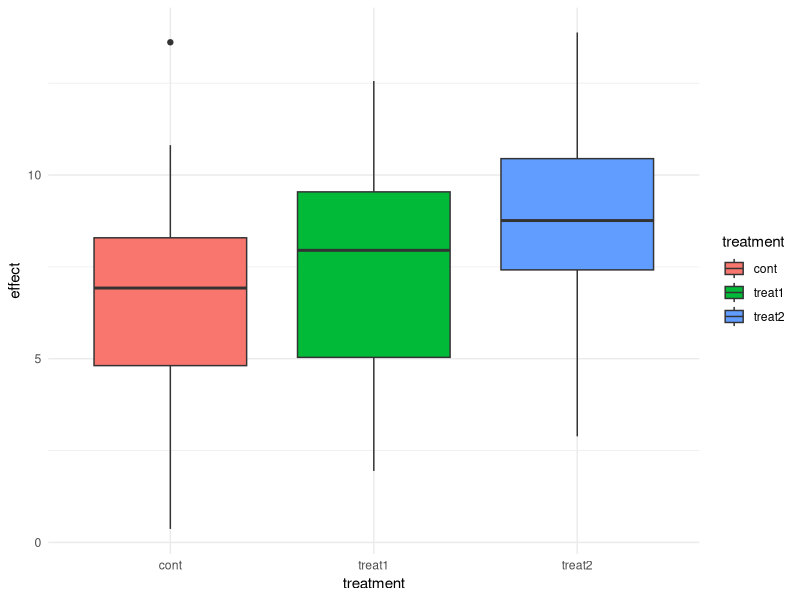
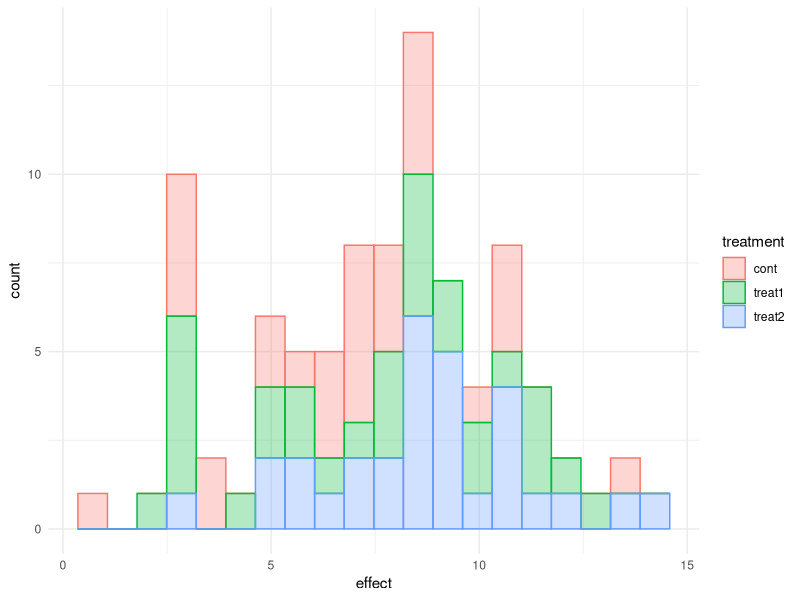
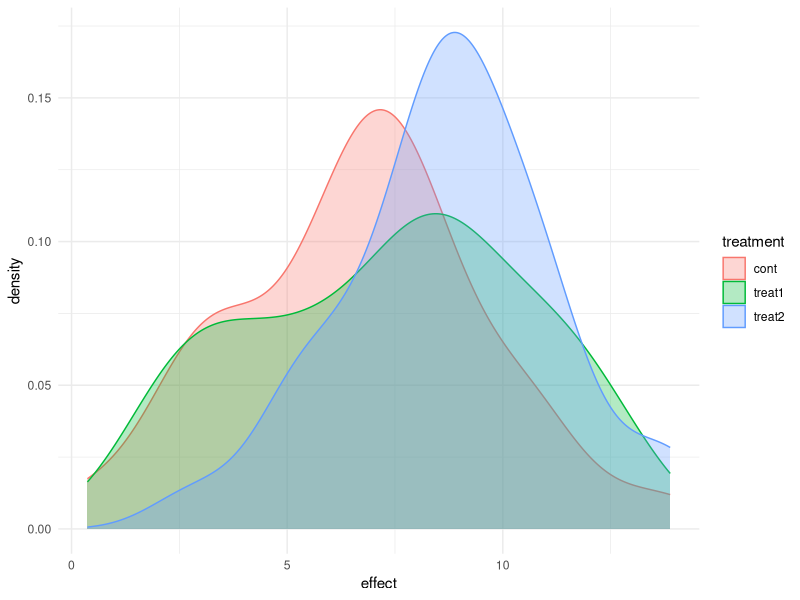
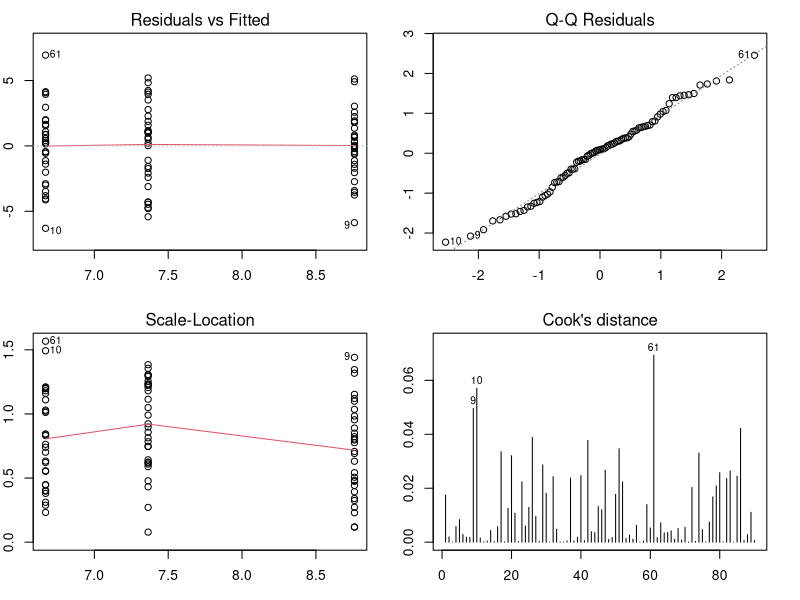
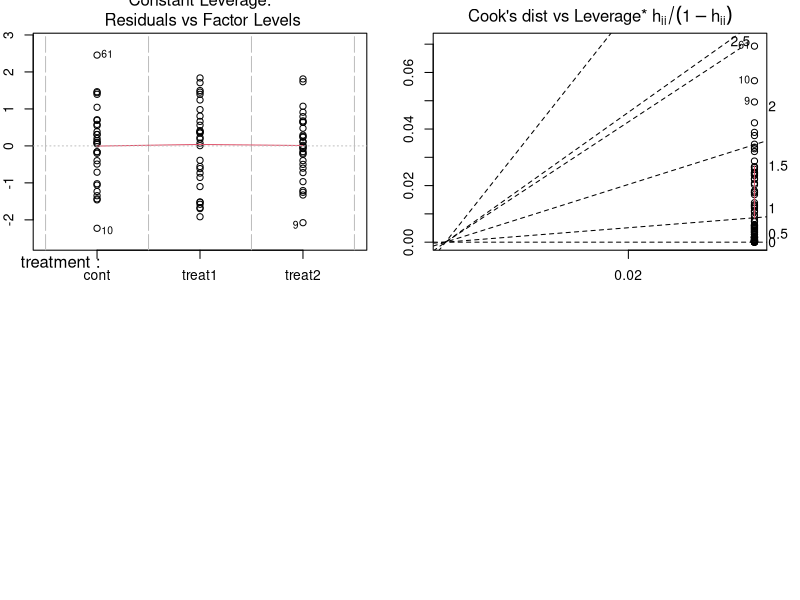
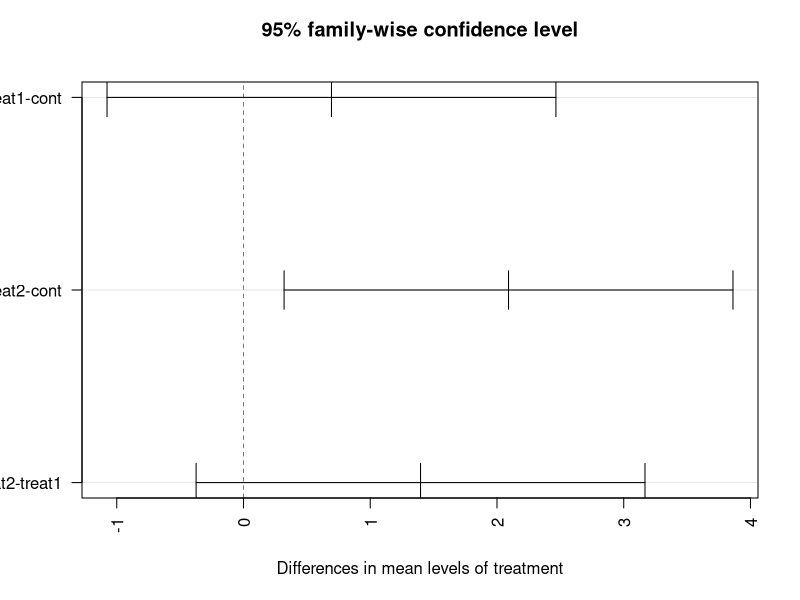
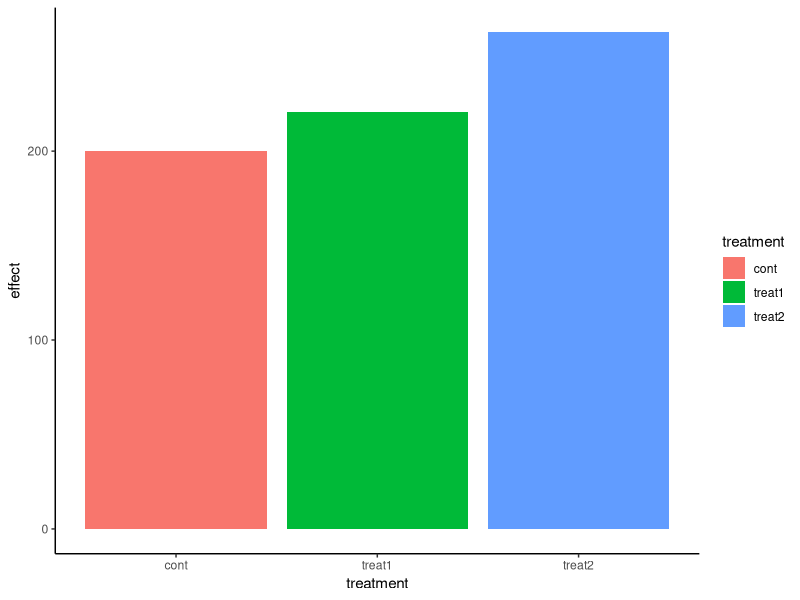
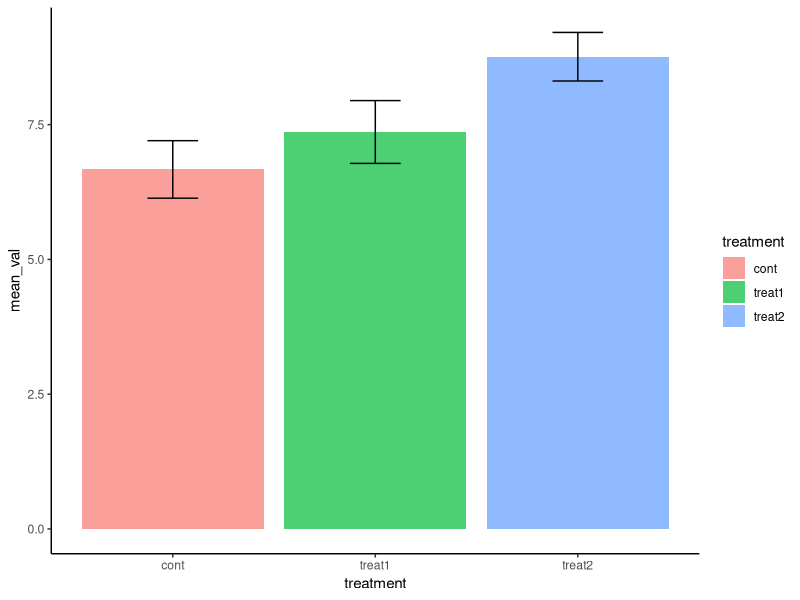

R code for these plots, in order: (Note: this script raises an error after producing the figures.)
################################################################
#####           Run Through of Basic statistics            #####
###

#   Clear memory and environment
rm(list = ls(all.names = TRUE))
gc()

#   Libraries needed
library(tidyverse)
library(multcomp)
library(car) 
library(rstatix)

#   Set the random number generator
set.seed(318)

#   Create a data set (data frame) for analysis
df <- data.frame(subj = paste("subject", 1:30, sep = "_"),
                 cont = rnorm(30, 7, 3),
                 treat1 = rnorm(30, 8.5, 3),
                 treat2 = rnorm(30, 9.25, 3))
df
str(df)

##  R base - Descriptive statistic method      
df_n <- apply(df[ , 2:4], 2, length)
df_mean <- apply(df[ , 2:4], 2, mean)
df_median <- apply(df[ ,2:4], 2 ,median)
df_sd <- apply(df[ , 2:4], 2, sd)
df_se <- (apply(df[ , 2:4], 2, sd)/sqrt(df_n))
rbind(df_n, df_mean, df_median, df_sd,df_se)
apply(df[ , 2:4], 2, summary)

#   Wrangle data to tidy format
df |> head()
df_long <- df |> 
    pivot_longer(
        col = 2:4,
        names_to = "treatment", 
        values_to = "effect"
    )
head(df_long)

##   R Tidy descriptive statistic method.

df_stat <- df_long|> 
    group_by(treatment) |> 
        summarize(
            count = n(),
            mean_val = mean (effect, na.rm = TRUE), 
            median_val = median(effect, na.rm = TRUE), 
            sd_val  = sd(effect, na.rm = TRUE),
            se_val  = sd_val/sqrt(count)
     )
df_stat

##   Newer Alternative R Tidy descriptive statistic method. 
#       The method uses across and  list() functions to reduce 
#       the number of lines of code 
df_long |>  
    group_by(treatment) |> 
    summarize(across(effect,
        list(count = length, mean_val = mean, sd_val = sd)
    ))
##  Note: The across() function allows for multiple dependent 
#       values to be analyzed. Note it also labels the dependent 
#       values to distinguished between dependent variables.
###

### Graphical presentation of data
##  Boxplot
df_long |> 
    ggplot(aes(x = treatment, y = effect, fill = treatment)) +
    geom_boxplot() +
    theme_minimal()

##  Histogram (composite)
df_long |> 
    ggplot(aes(x = effect, color = treatment, fill = treatment))+
    geom_histogram(alpha = 0.3, bins = 20) +
    theme_minimal()

##  Density plot (Composite)
df_long |> 
    ggplot(aes(x = effect, color = treatment, fill = treatment))+
    geom_density(alpha = 0.3) +
    theme_minimal()

#   One-Way Anova analysis - Test statistic of data 
model_df_aov <- aov(effect ~ treatment, df_long)
summary(model_df_aov)

#   Diagnostic graphs examining of the model analysis 
par(mfrow = c(2, 2))
par(mar = c(3, 2, 2, 2))
plot(model_df_aov, which = 1:4)
plot(model_df_aov, which = 5:6)


#   Reset margins to default settings
#   Margin default is c(5.1, 4.1, 4.1, 2.1).
par(mar = c(5.1, 4.1, 4.1, 2.1))
par(mfrow = c(1,1))

#   Post-Hoc comparisons between groups
tukey_model <- TukeyHSD(model_df_aov)
tukey_model

plot(tukey_model, las = 2)

df_long |> 
    ggplot(aes(x = treatment, y = effect, fill = treatment)) +
    geom_bar(stat = "identity") + 
    theme_classic()

#   Addition of standard error bars to graph. 
#   Needed to create summary table for data ~ df_stat_long
df_stat|> 
    ggplot(aes(x = treatment, y = mean_val, 
               fill = treatment)) +
    geom_bar(stat = "identity", alpha = 0.7) +
    geom_errorbar(aes(ymin = mean_val - se_val,
                  ymax = mean_val + se_val), 
                  width = 0.25) +
    theme_classic()

####theme_classic()################################################################
#   Plot 1 - Residuals vs Fitted Residuals: homoscedasticity ~
#       relationship between response and predictors.Points 
#       should be randomly distributed around the zero line and
#       fit should be at zero (horizontal).

#   Plot2 - Q-Q Plot: normality ~ Points fit the line for 
#       quantile vs 



##################################################################

head(df_long)
################################################################
# plotting methods:
#interaction.plot(independent variable1, independent variable 2, 
#                dependent variable, main = "###", xlab = "##",
#                  ylab = " ", trace.label = "### treatment")
################################################################
#
#
###                 Two-Way ANOVA

#   Data creation for two-way factorial ANOVA
df1 <- data.frame(subj = (rep(paste("subject", 1:50, sep = "_"),
                             time = 2)),
                 conds = rep(c("cond1", "cond2"), c(50, 50)),
                 cont  = rnorm(100, 7, 2),
                 treat1 = rnorm(100, 8.5, 2.5),
                 treat2 = rnorm(100, 10.5, 3)
                 )

df1 |> head()
df1 |> tail()

df_long1 <- pivot_longer(df1, 
    cols = 3:5,
    names_to = "treatments", 
    values_to = "scores"
)

head(df_long1)
tail(df_long1)

ggplot(data = df_long1, aes(
    x = treatments, y = scores, fill = conds)) + 
    geom_boxplot() +
    theme_minimal()

###     Two-Way ANOVA (Test with interaction)
model_aov1 <- aov(scores ~ conds * treatments + 
        Error(subj/(conds * treatments)), df_long1)

summary(model_aov1)
str(model_aov1)
model_aov1$`subj:conds:treatments`[1]

ggplot(data = df_long1, aes(x = treatments, y = scores), 
       fill = conds) +
    geom_bar(stats = "identity")
    

ggplot(data = df_long1, aes(x = treatments, y = scores)) +
    geom_col(aes(fill = conds)) +
    theme_minimal()


###  Dunnett test
#glht(model_aov, linfct = mcp(cond = "Dunnett"))
#summary(glht(model_aov, linfct = mcp(cond = "Dunnett")))
#plot(glht(model_aov, linfct = mcp(cond = "Dunnett")))






################################################################
